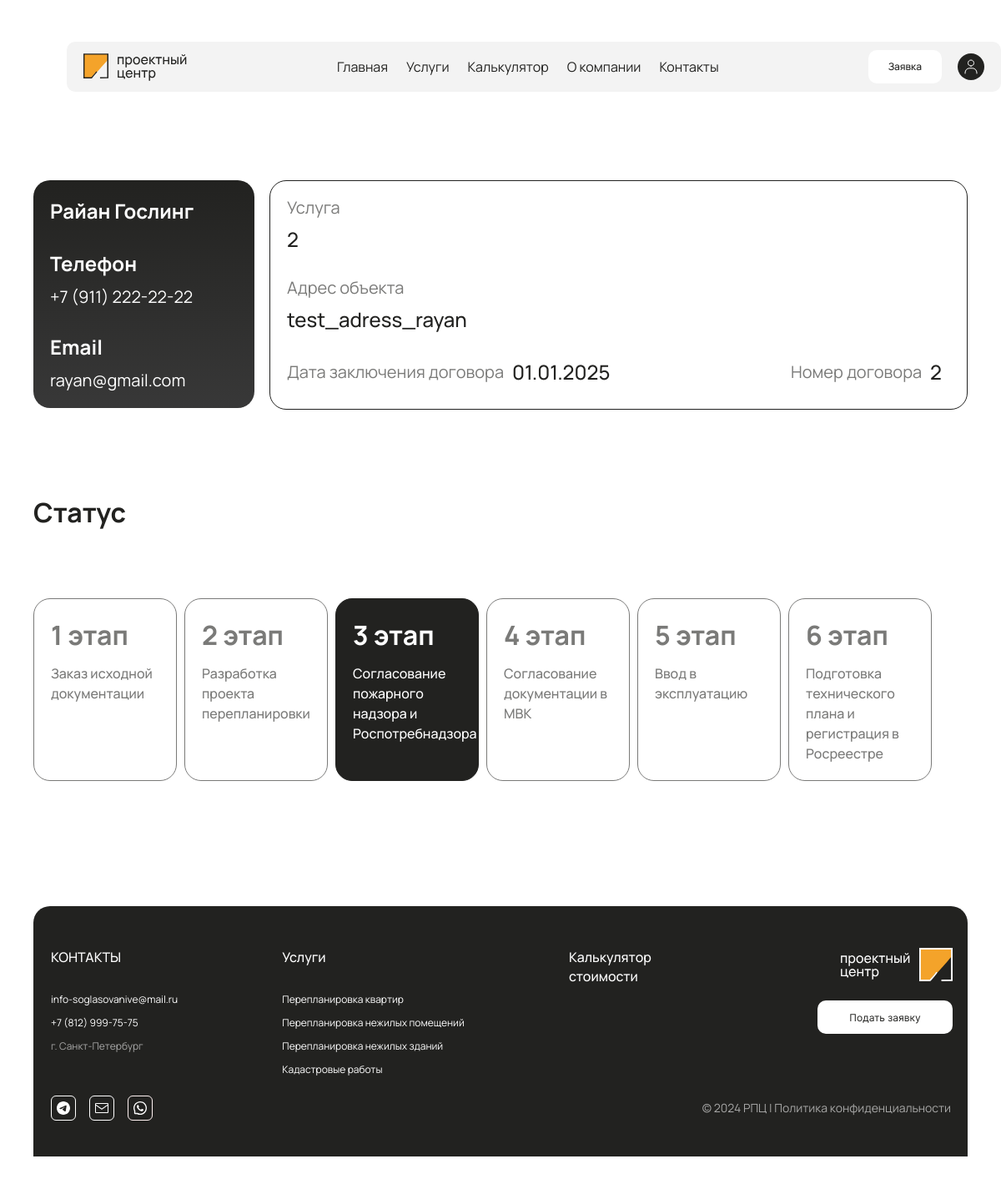
Page /profile/ (signed in) on the earlier database version.
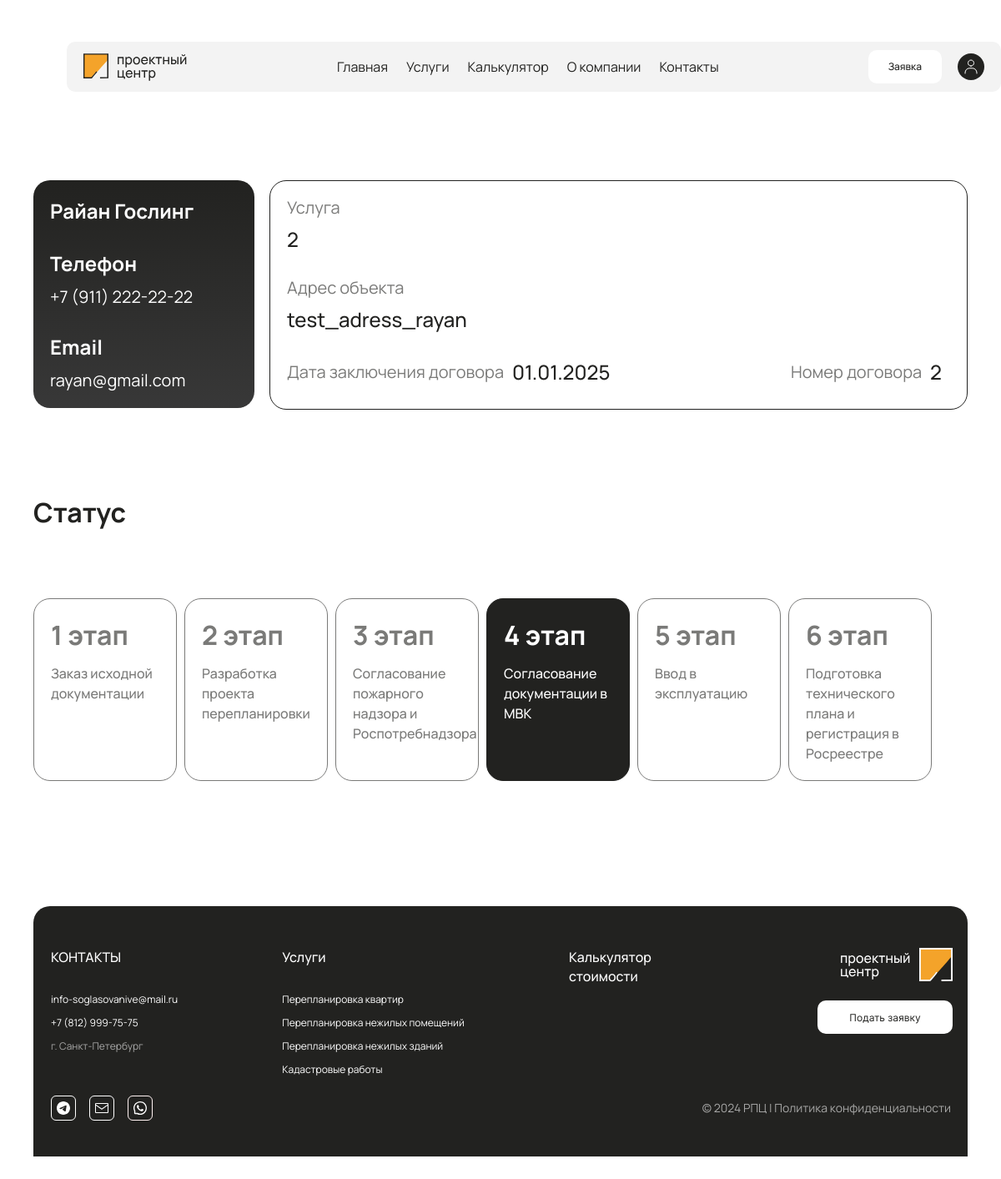
Same page on the later database version.
### user/models.py (models this page shows, shortened)
class CustomUser(AbstractBaseUser, PermissionsMixin):
    username = None  # Отключение поля username
    phone_number = models.CharField(max_length=15, unique=True)
    first_name = models.CharField(max_length=30)
    last_name = models.CharField(max_length=30)
    email = models.EmailField(unique=True, blank=True, null=True)
    is_active = models.BooleanField(default=True)
    is_staff = models.BooleanField(default=False)
    is_superuser = models.BooleanField(default=False)
    objects = CustomUserManager()
    USERNAME_FIELD = 'phone_number'
    REQUIRED_FIELDS = []

class Contract(models.Model):
    class ServiceTypeChoices(models.IntegerChoices):
        APARTMENT_REPLANNING = 1, 'Перепланировка квартиры'
        RESIDENTIAL_REPLANNING = 2, 'Перепланировка нежилых помещений'
        NON_RESIDENTIAL_REPLANNING = 3, 'Перепланировка нежилого здания'
        CADASTRAL_WORK = 4, 'Кадастровые работы'
    class StatusTypeChoices(models.IntegerChoices):
        PHASE1 = 1, '1 этап'
        PHASE2 = 2, '2 этап'
        PHASE3 = 3, '3 этап'
        PHASE4 = 4, '4 этап'
        PHASE5 = 5, '5 этап'
        PHASE6 = 6, '6 этап'
        Done = 0, 'Завершен'
    user = models.ForeignKey(CustomUser, related_name='contracts', on_delete=models.CASCADE)
    contract_number = models.CharField(max_length=20, unique=True)
    service_type = models.IntegerField(choices=ServiceTypeChoices.choices,)
    status = models.IntegerField(choices=StatusTypeChoices.choices, default=StatusTypeChoices.PHASE1)
    contract_date = models.DateField()
    completion_date = models.DateField(null=True, blank=True)
    address = models.CharField(max_length=255, blank=True, null=True)

### user/views.py (the view)
# urls.py: path('profile/', views.user_profile, name='user_profile'),
@login_required
def user_profile(request):
    return render(request, "user/profile.html")

### manager/templatetags/custom_filters.py (called while the page is built)
@register.filter
def format_phone(value):
    try:
        phone_number = ''.join(filter(str.isdigit, value))
        formatted_phone = f'+7 ({phone_number[1:4]}) {phone_number[4:7]}-{phone_number[7:9]}-{phone_number[9:]}'
        return formatted_phone
    except:
        return value

### user/context_processors.py (called while the page is built)
def user_contracts(request):
    if request.user.is_authenticated:
        return {
            'user_contract': request.user.contracts.last()
        }
    return {}

### templates/user/profile.html (shortened to what this page needs)
{% extends 'layout.html' %}
{% load static %}
{% load custom_filters %}
{% block link %}
  <link rel="stylesheet" href="{% static 'css/user/profile.css' %}">
{% endblock %}
{% block content %}
<div class="lk-container">
  <div class="person-container">
    <div class="contact-data">
      <h2>{{ request.user.first_name }} {{ request.user.last_name }}</h2>
      <div>
        <h2>Телефон</h2>
        <p>{{ request.user.phone_number|format_phone }}</p>
      </div>
      <div>
        <h2>Email</h2>
        <p>{{ request.user.email }}</p>
      </div>
    </div>
    <div class="order-data">
      <h3>Услуга</h3>
      <p>{{ user_contract.service_type }}</p>
      <h3>Адрес объекта</h3>
      <p>{{ user_contract.address }}</p>
      <div class="data-and-id">
        <div class="data-container">
          <h3>Дата заключения договора</h3>
          <p>{{ user_contract.contract_date|date:"d.m.Y" }}</p>
        </div>
        <div class="id-container">
          <h3>Номер договора</h3>
          <p>{{ user_contract.contract_number }}</p>
        </div>
      </div>
    </div>
  </div>
  <div class="client-stages-container">
    <h2>Cтатус</h2>
    <div class="stage-elements" id="stage-elements" data-service-type="{{ user_contract.service_type }}" data-status="{{ user_contract.status }}">
      {% if user_contract.service_type == 1 %}
        <div class="stage-element {% if user_contract.status == 1 %}stage-element-current{% endif %}">
          <h3>1 этап</h3>
          <p>Заказ исходной документации</p>
        </div>
        <div class="stage-element {% if user_contract.status == 2 %}stage-element-current{% endif %}">
          <h3>2 этап</h3>
          <p>Разработка проекта перепланировки</p>
        </div>
        <div class="stage-element {% if user_contract.status == 3 %}stage-element-current{% endif %}">
          <h3>3 этап</h3>
          <p>Согласование пожарного надзора</p>
        </div>
        <div class="stage-element {% if user_contract.status == 4 %}stage-element-current{% endif %}">
          <h3>4 этап</h3>
          <p>Согласование документации в МВК</p>
        </div>
        <div class="stage-element {% if user_contract.status == 5 %}stage-element-current{% endif %}">
          <h3>5 этап</h3>
          <p>Ввод квартиры в эксплуатацию</p>
        </div>
        <div class="stage-element {% if user_contract.status == 6 %}stage-element-current{% endif %}">
          <h3>6 этап</h3>
          <p>Подготовка технического плана и регистрация в Росреестре</p>
        </div>
      {% elif user_contract.service_type == 2 %}
        <div class="stage-element {% if user_contract.status == 1 %}stage-element-current{% endif %}">
          <h3>1 этап</h3>
          <p>Заказ исходной документации</p>
        </div>
        <div class="stage-element {% if user_contract.status == 2 %}stage-element-current{% endif %}">
          <h3>2 этап</h3>
          <p>Разработка проекта перепланировки</p>
        </div>
        <div class="stage-element {% if user_contract.status == 3 %}stage-element-current{% endif %}">
          <h3>3 этап</h3>
          <p>Согласование пожарного надзора и Роспотребнадзора</p>
        </div>
        <div class="stage-element {% if user_contract.status == 4 %}stage-element-current{% endif %}">
          <h3>4 этап</h3>
          <p>Согласование документации в МВК</p>
        </div>
        <div class="stage-element {% if user_contract.status == 5 %}stage-element-current{% endif %}">
          <h3>5 этап</h3>
          <p>Ввод в эксплуатацию</p>
        </div>
        <div class="stage-element {% if user_contract.status == 6 %}stage-element-current{% endif %}">
          <h3>6 этап</h3>
          <p>Подготовка технического плана и регистрация в Росреестре</p>
        </div>
      {% endif %}
    </div>
  </div>
{% include 'includes/footer.html' %}
{% endblock %}

### templates/layout.html (shortened to what this page needs)
{% load static %}
<!DOCTYPE html>
<html lang="ru">
<head>
  {% block link %}{% endblock %}
  <link rel="stylesheet" href="{% static 'css/layout.css' %}">
  <link rel="stylesheet" href="{% static 'css/flickity.css' %}" media="screen">
</head>
<body>
  <div class="container">
    <div class="nav-overflow-container">
      <nav>
        <div class="nav-container">
          <div class="nav__logo">
            <a href="{% url 'main' %}">
            <img src="{% static 'img/nav_logo.svg' %}" alt="logo">
            </a>
          </div>
          <div class="nav__controls">
            <a href="{% url 'main' %}">Главная</a>
            <a href="" id="services-button">Услуги</a>
            <a href="{% url 'calculator' %}">Калькулятор</a>
            <a href="{% url 'about' %}">О компании</a>
            <a href="{% url 'contacts' %}">Контакты</a>
          </div>
          <div class="nav__btns">
            <a class="nav__application" href="{% url 'form' %}">Заявка</a>
            <a class="nav__lk" href="{% url 'login' %}">
              <img src="{% static 'img/lk.svg' %}" alt="lk">
            </a>
          </div>
        </div>
      </nav>
    </div>
    <main>
      {% block content %}{% endblock %}
    </main>
  </div>
</body>
</html>

### templates/includes/footer.html
{% load static %}
{% block link %}
  <link rel="stylesheet" href="{% static 'css/includes/footer.css' %}">
{% endblock %}
{% block footer %}
<div class="footer">
  <div class="footer-contacts">
    <h3>КОНТАКТЫ</h3>
    <div class="contacts-content">
      <a href="mailto:info-soglasovanive@mail.ru">info-soglasovanive@mail.ru</a>
      <a href="tel:+78129997575">+7 (812) 999-75-75</a>
      <p style="opacity: 0.6;">г. Санкт-Петербург</p>
    </div>
    <div class="contacts-smm">
      <a href=""><img src="{% static 'img/main/telegram_icon.svg' %}" alt="telegram_icon"></a>
      <a href=""><img src="{% static 'img/main/mail_icon.svg' %}" alt="email_icon"></a>
      <a href=""><img src="{% static 'img/main/whatsapp_icon.svg' %}" alt="whatsapp_icon"></a>
    </div>
  </div>
  <div class="footer-offers">
    <h3>Услуги</h3>
    <div class="footer-offers-elements">
      <a href="{% url 'apartments' %}">Перепланировка квартир</a>
      <a href="{% url 'spaces' %}">Перепланировка нежилых помещений</a>
      <a href="{% url 'buildings' %}">Перепланировка нежилых зданий</a>
      <a href="{% url 'cadastr' %}">Кадастровые работы</a>
    </div>
  </div>
  <div class="footer-calc">
    <h3><a href="{% url 'calculator' %}">Калькулятор<br>стоимости</a></h3>
  </div>
  <div class="footer-form">
    <a href="{% url 'main' %}"><img src="{% static 'img/main/footer_logo.svg' %}" alt="logo"></a>
    <a class="footer-form-btn" href="{% url 'form' %}">Подать заявку</a>
  </div>
  <div class="footer-copyright">© 2024 РПЦ | <a href="{% url 'politic' %}">Политика конфиденциальности</a></div>
</div>
{% endblock %}

### static/css/user/profile.css (style rules this page uses)
.lk-container { margin: 166px auto 100px; max-width: 1120px; }
.person-container { display: flex; justify-content: space-between; }
.contact-data { padding: 20px 20px; width: 225px; height: 233px; border-radius: 20px; background: linear-gradient(180deg, #222220 0%, #383838 100%); display: flex; flex-direction: column; color: #FFF; justify-content: space-between; gap: 30px; }
.contact-data h2 { font-size: 24px; font-style: normal; font-weight: 700; line-height: normal; }
.contact-data p { margin-top: 10px; font-size: 20px; font-style: normal; font-weight: 400; line-height: normal; }
.order-data { padding: 20px 20px; width: 795px; height: 233px; border-radius: 20px; border: 1px solid #222220; }
.order-data h3 { opacity: 0.6; font-family: Manrope; font-size: 20px; font-style: normal; font-weight: 400; margin-bottom: 10px; }
.order-data p { font-family: Manrope; font-size: 24px; font-style: normal; font-weight: 500; line-height: normal; margin-bottom: 30px; }
.data-and-id { display: flex; justify-content: space-between; flex-wrap: wrap; }
.data-and-id p, .data-and-id h3 { margin: 0; margin-right: 10px; }
.data-container, .id-container { display: flex; align-items: center; justify-content: center; flex-direction: row; }
.client-stages-container h2 { font-size: 32px; font-style: normal; font-weight: 700; line-height: 145%; margin-bottom: 80px; }
.client-stages-container { margin-top: 100px; margin-bottom: 150px; }
.stage-elements { display: flex; justify-content: flex-start; gap: 9px; flex-wrap: wrap; }
.stage-element { padding: 20px; width: 130px; border-radius: 20px; border: 1px solid #222220; color: #222220; display: flex; flex-direction: column; justify-content: start; align-items: start; gap: 10px; opacity: 0.6; word-wrap: break-word; }
.stage-element-current { background: #222220; color: #FFF; opacity: 1; }
.stage-element h3 { font-size: 32px; font-style: normal; font-weight: 700; line-height: 145%; }
.stage-element p { font-size: 16px; font-style: normal; font-weight: 500; line-height: 24px; }

### static/css/layout.css (style rules this page uses)
body { font-family: 'Manrope', sans-serif; font-size: 16px; color: #222220; }
h1,h2,h3,h4,p { margin: 0; padding: 0; }
.container { position: relative; max-width: 1280px; padding-top: 50px; margin: 0 auto; }
.nav-overflow-container { position: absolute; top: 50px; left: 80px; width: 1120px; }
nav { position: relative; z-index: 10; max-width: 1080px; height: 60px; display: flex; justify-content: space-between; align-items: center; margin: 0 auto; padding: 0 20px; background-color:#F3F3F3; border-radius: 10px; transition: height 0.7s ease; }
nav a, nav a:visited { color: #222220; }
.nav-container { position: absolute; top: 10px; left: 20px; width: 1080px; display: flex; justify-content: space-between; align-items: center; }
.nav__logo { height: 34px; }
.nav__controls { display: flex; justify-content: space-between; gap: 22px; }
.nav__controls a { font-weight: 400; }
.nav__btns { display: flex; gap: 19px; align-items: center; }
.nav__application { display: flex; justify-content: center; align-items: center; height: 40px; padding: 0 24px; background-color: #FFF; border-radius: 10px; font-weight: 500; font-size: 12px; }
.nav__lk { height: 32px; }

Differences in the rows shown:
changed Contract "test_adress_rayan": status 3 → 4 (drawn)
